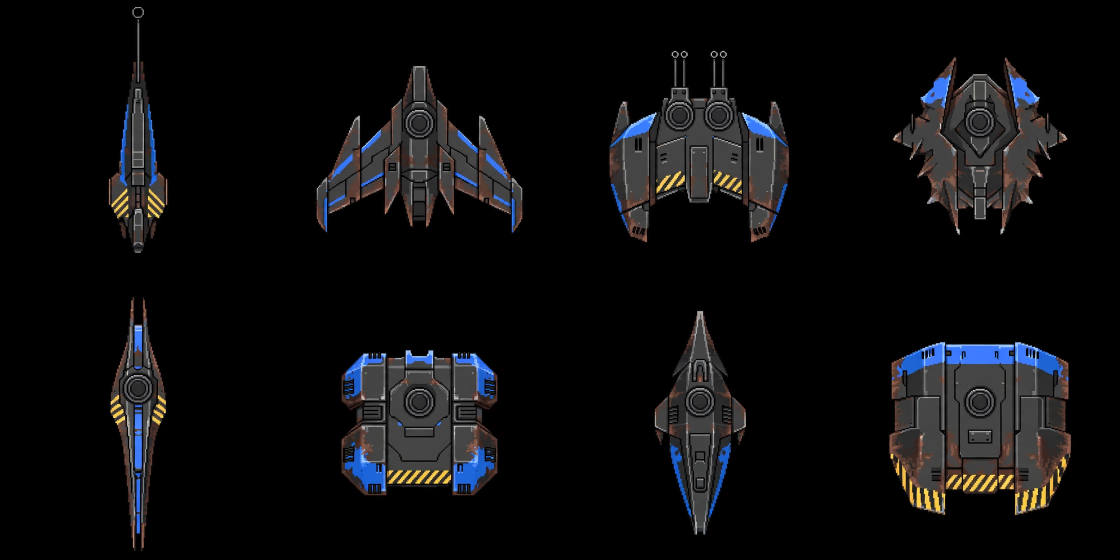
#> input picture assets/sprites-90/mechs-expansion/striker/raw/media-generation-grid-blue-0-d6e1ab63-3933-4f62-a0b7-52a909c22efe.webp, 2240 x 1120 px (shown at 1/2 size)
$ python -i key_and_sheet.py   (imports and definitions only)
#> lines starting #> are read from the running program, lines starting #| are printed output that depends on the picture; after the words box and inside, x2 and y2 are one past the last pixel; in counts of white or black regions, pixels touching at a corner belong together
#> further down, picture is the input picture: shape (1120, 2240, 3); mean B, G, R 14.2, 13, 13
#!/usr/bin/env python3
"""Mechs 90deg QC pipeline (adapted for sprites-90/mechs, standalone copy).
key: flood-fill from borders through near-black (max<48), soft alpha falloff,
trim to bbox, re-center on transparent square with even padding, full + 512 LANCZOS.
slice: equal grid cells with 2% inset. sheet: labeled sheet on dark backdrop.
paint_red: paint clear red team accents onto a keyed sprite (center disc + edge
lights) — used ONLY as a fallback if a generated red is indistinguishable; the
primary reds in this batch are separately generated, not swaps.
"""
import sys, os
from collections import deque
from PIL import Image, ImageDraw, ImageFilter
NEAR = 48

def load_rgba(p): return Image.open(p).convert("RGBA")

def key_image(im):
    import numpy as np
    arr = np.array(im); h, w = arr.shape[:2]
#> after `h, w = arr.shape[:2]`: h = 1120; w = 2240
    near = arr[:, :, :3].max(axis=2) < NEAR
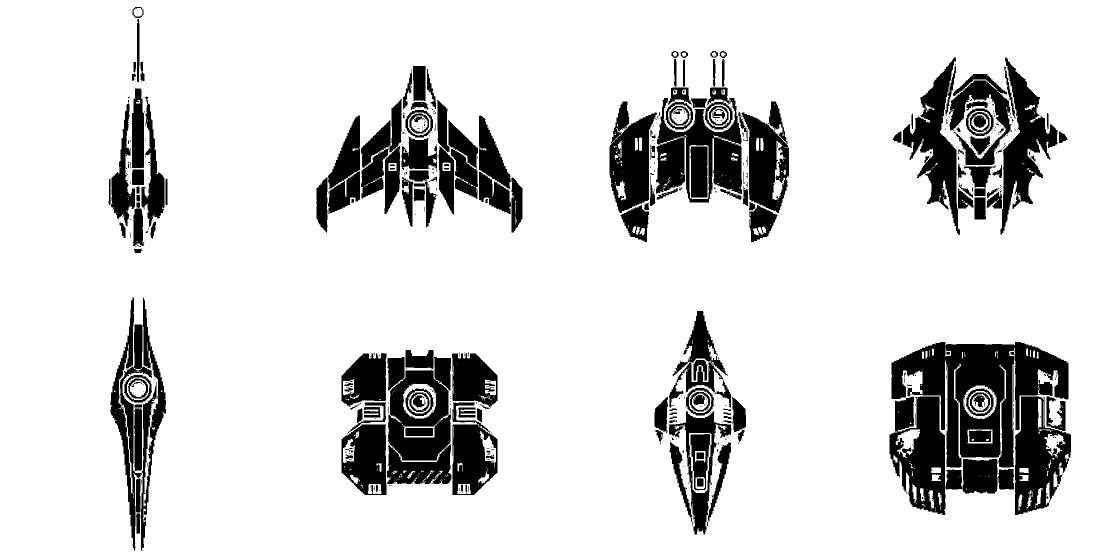
#> near: shape (1120, 2240) bool (shown at 1/2 size); 85.3% white; 630 black regions (451 under 20 px), largest, box (x1, y1, x2, y2) and area: (1783, 684, 2137, 935) 42675, (774, 713, 903, 968) 22929, (1312, 175, 1484, 405) 19026
    visited = np.zeros((h, w), dtype=bool); q = deque()
    for x in range(w):
        for y in (0, h-1):
            if near[y, x] and not visited[y, x]: visited[y, x]=True; q.append((x, y))
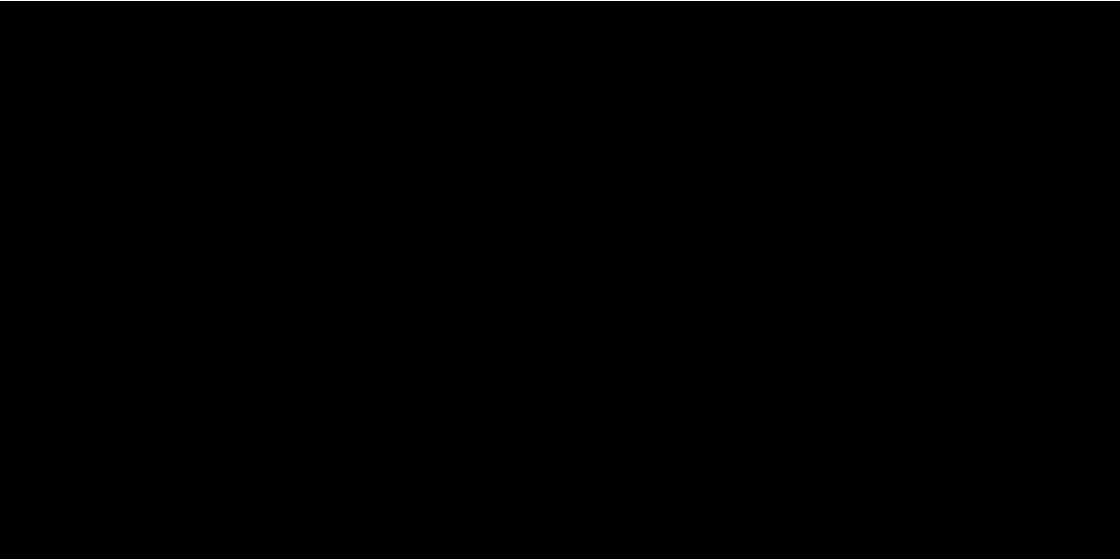
#> visited: shape (1120, 2240) bool (shown at 1/2 size); 0.18% white in thin lines or dots
    for y in range(h):
        for x in (0, w-1):
            if near[y, x] and not visited[y, x]: visited[y, x]=True; q.append((x, y))
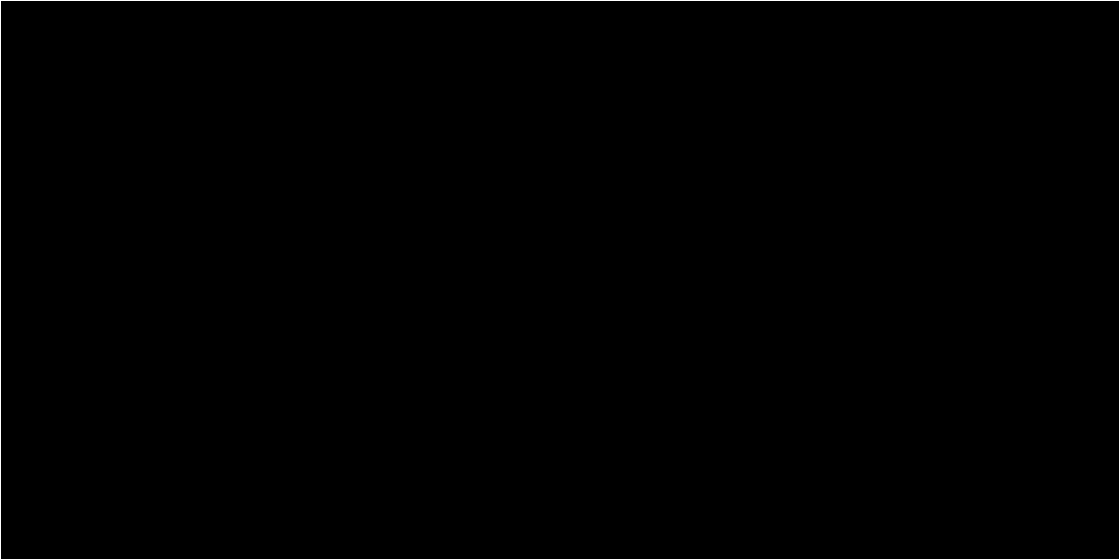
#> visited: shape (1120, 2240) bool (shown at 1/2 size); 0.27% white in thin lines or dots
    while q:
        x, y = q.popleft()
        for nx, ny in ((x+1,y),(x-1,y),(x,y+1),(x,y-1)):
            if 0 <= nx < w and 0 <= ny < h and near[ny, nx] and not visited[ny, nx]:
                visited[ny, nx]=True; q.append((nx, ny))
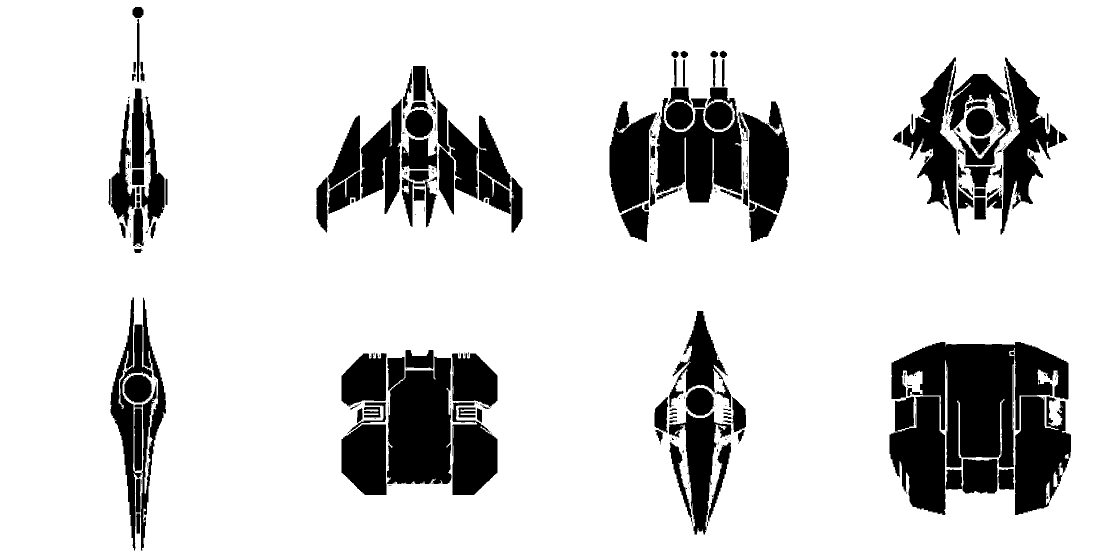
#> visited: shape (1120, 2240) bool (shown at 1/2 size); 84% white; 480 black regions (333 under 20 px), largest, box (x1, y1, x2, y2) and area: (1783, 684, 2137, 935) 48593, (774, 713, 903, 968) 29042, (1312, 175, 1484, 405) 25457
#> (the run stopped early here; a loop or call above may not have finished)
